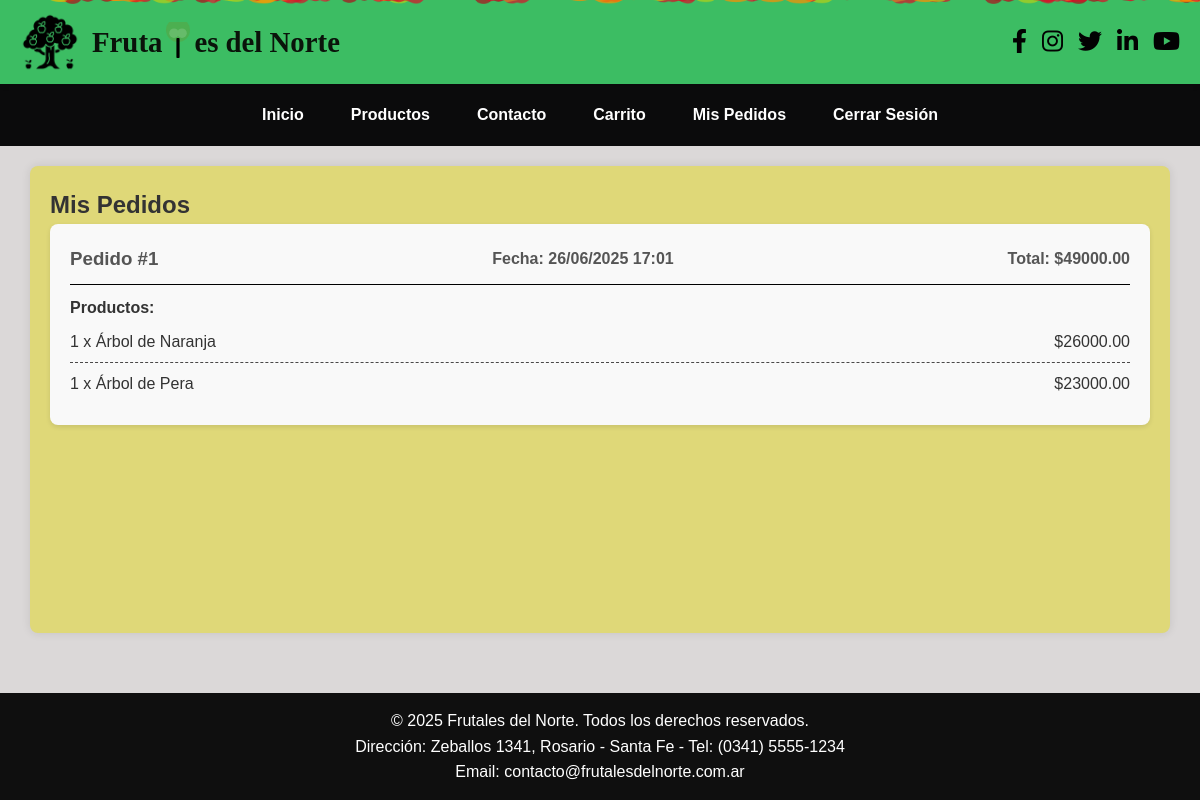
Page /mis_pedidos (signed in) on the committed database.
### app.py (models this page shows, shortened)
class Pedido(db.Model):
    id = db.Column(db.Integer, primary_key=True)
    fecha_pedido = db.Column(db.DateTime, nullable=False, default=datetime.now(UTC))
    total = db.Column(db.Float, nullable=False)
    user_id = db.Column(db.Integer, db.ForeignKey('usuario.id'), nullable=False)
    estado = db.Column(db.String(50), nullable=False, default='Pendiente')
    items = db.relationship('DetallePedido', backref='pedido_asociado', lazy=True, cascade="all, delete-orphan")

class DetallePedido(db.Model):
    id = db.Column(db.Integer, primary_key=True)
    cantidad = db.Column(db.Integer, nullable=False)
    precio_unitario = db.Column(db.Float, nullable=False)
    pedido_id = db.Column(db.Integer, db.ForeignKey('pedido.id', ondelete='CASCADE'), nullable=False)
    producto_id = db.Column(db.Integer, db.ForeignKey('producto.id'), nullable=False)
    def to_dict(self):
        producto_nombre = 'Producto Desconocido'
        if self.producto_del_detalle:
            producto_nombre = self.producto_del_detalle.nombre
            logging.debug(f"DetallePedido.to_dict: Producto encontrado por backref: {producto_nombre}")
        logging.debug(f"DetallePedido.to_dict: Devolviendo nombre_producto: {producto_nombre}")
        return {
            'id': self.id,
            'cantidad': self.cantidad,
            'precio_unitario': self.precio_unitario,
            'producto_id': self.producto_id,
            'nombre_producto': producto_nombre
        }

class Producto(db.Model):
    id = db.Column(db.Integer, primary_key=True)
    nombre = db.Column(db.String(100), nullable=False)
    precio = db.Column(db.Float, nullable=False)
    imagen = db.Column(db.String(100))
    stock = db.Column(db.Integer, default=0, nullable=False)
    detalle_pedidos_asociados = db.relationship('DetallePedido', backref='producto_del_detalle', lazy=True)

### app.py (the view)
@app.route('/mis_pedidos')
@login_required
def mis_pedidos():
    pedidos_usuario = Pedido.query.filter_by(user_id=current_user.id).options(
        selectinload(Pedido.items).selectinload(DetallePedido.producto_del_detalle)
    ).order_by(Pedido.fecha_pedido.desc()).all()
    logging.debug("\n--- DEBUG: Datos de Pedidos (antes de renderizar) ---")
    for pedido in pedidos_usuario:
        logging.debug(f"Pedido ID: {pedido.id}, Total: {pedido.total}")
        for item in pedido.items:
            item_dict = item.to_dict()
            logging.debug(f"  - Item Dict (para HTML): {item_dict}")
    logging.debug("--------------------------------------------------\n")
    return render_template('mis_pedidos.html', pedidos=pedidos_usuario, current_user=current_user)

### app.py (called while the page is built)
@login_manager.user_loader
def load_user(user_id):
    return Usuario.query.get(int(user_id))

### templates/mis_pedidos.html (shortened to what this page needs)
<!DOCTYPE html>
<html lang="es">
<head>
    <link rel="stylesheet" href="{{ url_for('static', filename='css/style.css') }}">
    <link rel="stylesheet" href="https://cdnjs.cloudflare.com/ajax/libs/font-awesome/6.4.0/css/all.min.css" />
</head>
<body>
    <header>
        <div class="frutas-animadas"></div>
        <div class="logo-title">
            <img src="{{ url_for('static', filename='img/icono.png') }}" alt="Logo de la empresa">
            <h1 class="empresa-nombre">
                Fruta
                es del Norte
            </h1>
        </div>
        <div class="social-icons">
            <a href="#"><i class="fab fa-facebook-f"></i></a>
            <a href="#"><i class="fab fa-instagram"></i></a>
            <a href="#"><i class="fab fa-twitter"></i></a>
            <a href="#"><i class="fab fa-linkedin-in"></i></a>
            <a href="#"><i class="fab fa-youtube"></i></a>
        </div>
    </header>
    <nav>
        <a href="{{ url_for('index') }}">Inicio</a>
        <a href="{{ url_for('productos') }}">Productos</a>
        {% if not current_user.is_authenticated or current_user.rol != 'admin' %}
            <a href="{{ url_for('contactos') }}">Contacto</a>
        {% endif %}
        {% if current_user.is_authenticated %}
            {% if current_user.rol == 'admin' %}
                <a href="{{ url_for('admin_page') }}">Administración</a>
            {% else %}
                <a href="{{ url_for('carrito') }}">Carrito</a>
                <a href="{{ url_for('mis_pedidos') }}">Mis Pedidos</a>
            {% endif %}
            <a href="{{ url_for('logout') }}">Cerrar Sesión</a>
        {% else %}
            <a href="{{ url_for('login') }}">Login</a>
            <a href="{{ url_for('registro') }}">Registro</a>
        {% endif %}
    </nav>
    <main class="main-container">
        <h2>Mis Pedidos</h2>
        {% if pedidos %}
            {% for pedido in pedidos %}
                <div class="pedido-item">
                    <div class="pedido-header">
                        <h3>Pedido #{{ pedido.id }}</h3>
                        <span>Fecha: {{ pedido.fecha_pedido.strftime('%d/%m/%Y %H:%M') }}</span>
                        <span>Total: ${{ '%.2f'|format(pedido.total) }}</span>
                    </div>
                    <div class="pedido-items">
                        <h4>Productos:</h4>
                        <ul>
                            {% for item_detalle in pedido.items %}
                                <li>
                                    <span>
                                        {{ item_detalle.cantidad }} x
                                        {{ item_detalle.producto_del_detalle.nombre if item_detalle.producto_del_detalle else 'Producto no disponible' }}
                                    </span>
                                    <span>${{ '%.2f'|format(item_detalle.precio_unitario * item_detalle.cantidad) }}</span>
                                </li>
                            {% endfor %}
                        </ul>
                    </div>
                </div>
            {% endfor %}
        {% else %}
            <div class="no-pedidos">
                <p>Aún no has realizado ningún pedido.</p>
                <p>¡Explora nuestros <a href="{{ url_for('productos') }}">productos</a> para empezar!</p>
            </div>
        {% endif %}
    </main>
    <footer>
        <p>&copy; 2025 Frutales del Norte. Todos los derechos reservados.</p>
        <p>Dirección: Zeballos 1341, Rosario - Santa Fe - Tel: (0341) 5555-1234</p>
        <p>Email: contacto@frutalesdelnorte.com.ar</p>
    </footer>
</body>
</html>

### static/css/style.css (style rules this page uses)
* { margin: 0; padding: 0; box-sizing: border-box; }
body { font-family: Arial, sans-serif; line-height: 1.6; background-color: #dbd8d8; color: #333; display: flex; flex-direction: column; min-height: 100vh; }
main { flex-grow: 1; width: 100%; }
header { display: flex; justify-content: space-between; align-items: center; background-color: #3cbd63; color: white; padding: 12px 20px; box-shadow: 0 2px 5px rgba(0, 0, 0, 0.1); position: relative; overflow: hidden; z-index: 1; }
.logo-title { display: flex; align-items: center; gap: 12px; position: relative; z-index: 2; }
.logo-title img { max-height: 60px; width: auto; object-fit: contain; }
.empresa-nombre { font-size: 1.8rem; color: #0a130a; font-weight: bold; font-family: 'Georgia', serif; display: flex; align-items: center; }
.letra-arbol { display: inline-block; vertical-align: middle; margin: 0 2px; }
.social-icons { display: flex; gap: 15px; align-items: center; position: relative; z-index: 2; }
.social-icons a { text-decoration: none; color: rgb(2, 2, 2); font-size: 24px; transition: color 0.3s; }
nav { background-color: #0b0b0c; display: flex; justify-content: center; gap: 15px; padding: 10px 0; }
nav a { color: white; text-decoration: none; font-weight: bold; padding: 8px 16px; transition: background-color 0.3s; }
main { max-width: 1300px; width: 95%; margin: 20px auto; padding: 20px; background-color: rgb(223, 216, 120); border-radius: 8px; box-shadow: 0 0 10px rgba(0, 0, 0, 0.1); flex-grow: 1; }
footer { background-color: #0f0f0f; color: white; text-align: center; padding: 15px; width: 100%; margin-top: 40px; }
.pedido-item { background-color: #f9f9f9; margin-bottom: 20px; padding: 20px; border-radius: 8px; box-shadow: 0 2px 5px rgba(0,0,0,0.1); }
.pedido-header { display: flex; justify-content: space-between; flex-wrap: wrap; align-items: center; border-bottom: 1px solid #000000; padding-bottom: 10px; margin-bottom: 10px; gap: 10px; }
.pedido-header h3 { margin: 0; color: #555; }
.pedido-header span { font-weight: bold; color: #555; }
.pedido-items ul { list-style: none; padding: 0; margin: 0; }
.pedido-items li { padding: 8px 0; border-bottom: 1px dashed #494848; display: flex; justify-content: space-between; }
.pedido-items li:last-child { border-bottom: none; }
.frutas-animadas { position: absolute; top: 0; left: 0; width: 100%; height: 100%; pointer-events: none; z-index: 0; overflow: hidden; }

### rows in the picture
Pedido: id "1", fecha_pedido "26/06/2025 17:01", total "49000.00"
DetallePedido: cantidad "1", producto_del_detalle "Árbol de Naranja", item_detalle.precio_unitario*item_detalle.cantidad "26000.00"
DetallePedido: cantidad "1", producto_del_detalle "Árbol de Pera", item_detalle.precio_unitario*item_detalle.cantidad "23000.00"
